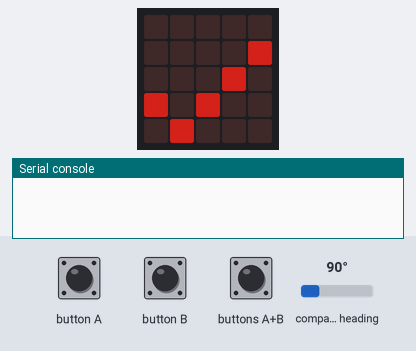
This program was run on a simulated BBC micro:bit (MakeCode). Parts: the board's 5×5 LED display, the last lines printed to the serial console. The test bench sets the inputs (shaded band); at power-on: compass heading 90°. Dim RGB values are drawn brighter than linear; no radio messages arrive unless stated (any console line starting 'radio sent:' is added by the test bench); the compass is already calibrated.

Above: at 1.8 s.
1.9 s: button A pressed for 0.15 s
At 3.1 s:
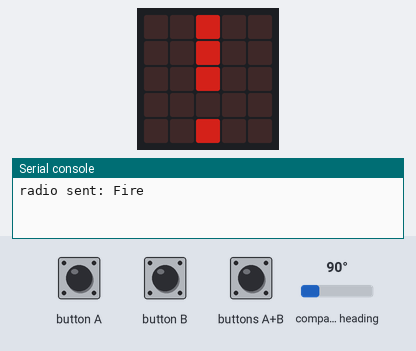
4.9 s: button B pressed for 0.15 s
At 5.3 s:
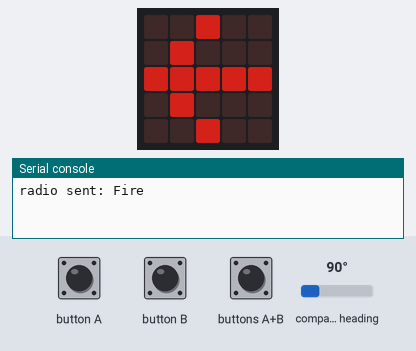
6.5 s: buttons A+B pressed for 0.15 s
At 7.8 s:
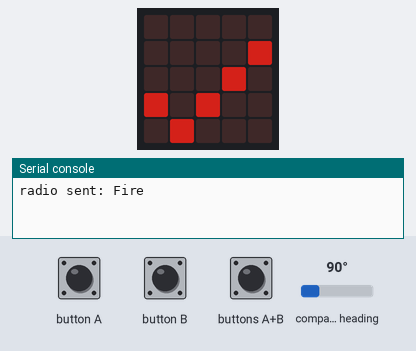
Timing chart, 0 to 9.5 s (numbered marks = the images above; inputs shaded):
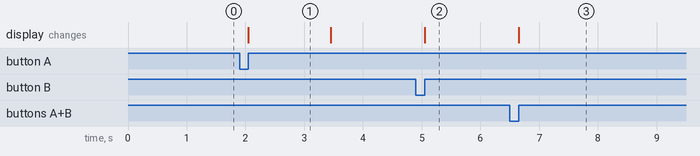

The program:

main.ts
```typescript
function 温度表示 () {
    basic.showNumber(input.temperature())
}
input.onButtonPressed(Button.A, function () {
    カタパルト発射()
})
function 矢印で北を示す () {
    if (input.compassHeading() > 315 || input.compassHeading() < 45) {
        basic.showArrow(ArrowNames.North)
    }
    if (input.compassHeading() > 45 && input.compassHeading() < 135) {
        basic.showArrow(ArrowNames.West)
    }
    if (input.compassHeading() > 135 && input.compassHeading() < 225) {
        basic.showArrow(ArrowNames.South)
    }
    if (input.compassHeading() > 225 && input.compassHeading() < 315) {
        basic.showArrow(ArrowNames.East)
    }
}
input.onButtonPressed(Button.AB, function () {
    表示設定(1)
})
input.onButtonPressed(Button.B, function () {
    矢印で北を示す()
})
function カタパルト発射 () {
    radio.setGroup(1)
    basic.showLeds(`
        . . # . .
        . . # . .
        . . # . .
        . . . . .
        . . # . .
        `)
    radio.sendString("Fire")
    basic.pause(1000)
    表示設定(1)
}
function 表示設定 (数値: number) {
    if (数値 == 1) {
        basic.showIcon(IconNames.Yes)
    }
}
let 無線グループ = 128
radio.setGroup(無線グループ)
led.setBrightness(128)
表示設定(1)
basic.forever(function () {

})
```

test.ts
```typescript
// テストはここに来ます。このパッケージが拡張機能として使用されるときにはコンパイルされません。
```

Measured:
- after the input at 1.9 s, the display: changes after 0.15 s (image 1)
- after the input at 4.9 s, the display: changes after 0.15 s (image 2)
- after the input at 6.5 s, the display: changes after 0.15 s (image 3)
- what the display in image 1 shows lasts 1.4 s, from 2.1 s to 3.5 s
